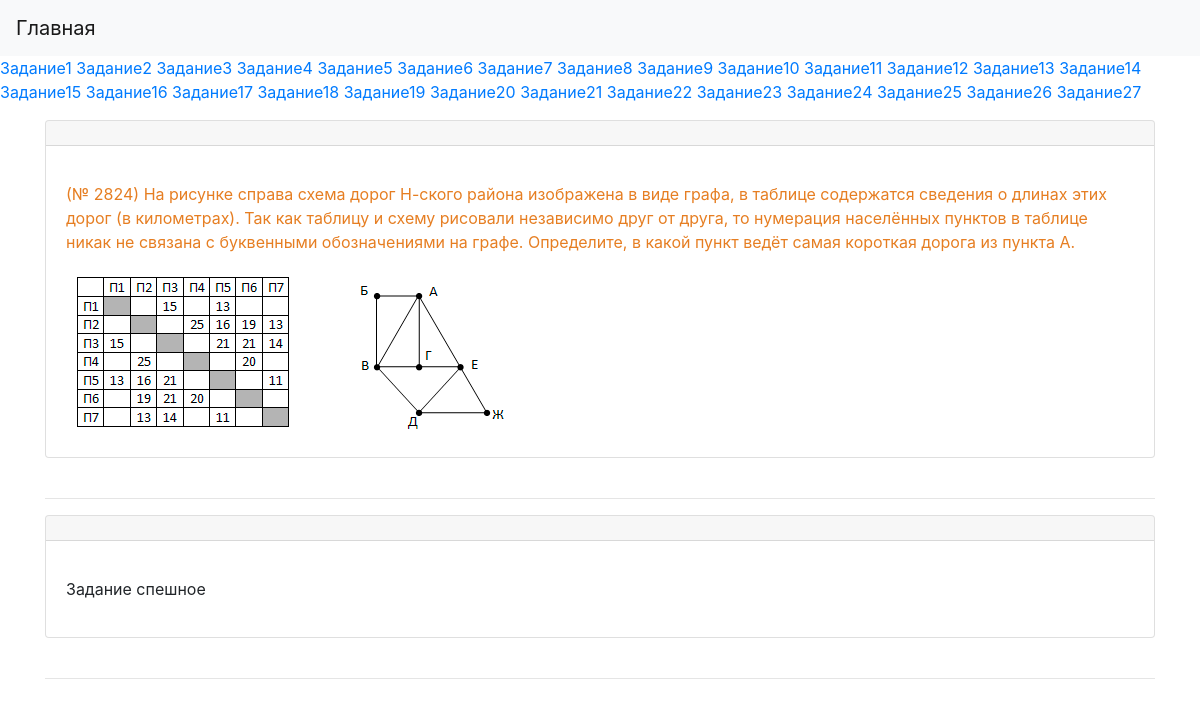
Page /task1/ on the earlier database version.
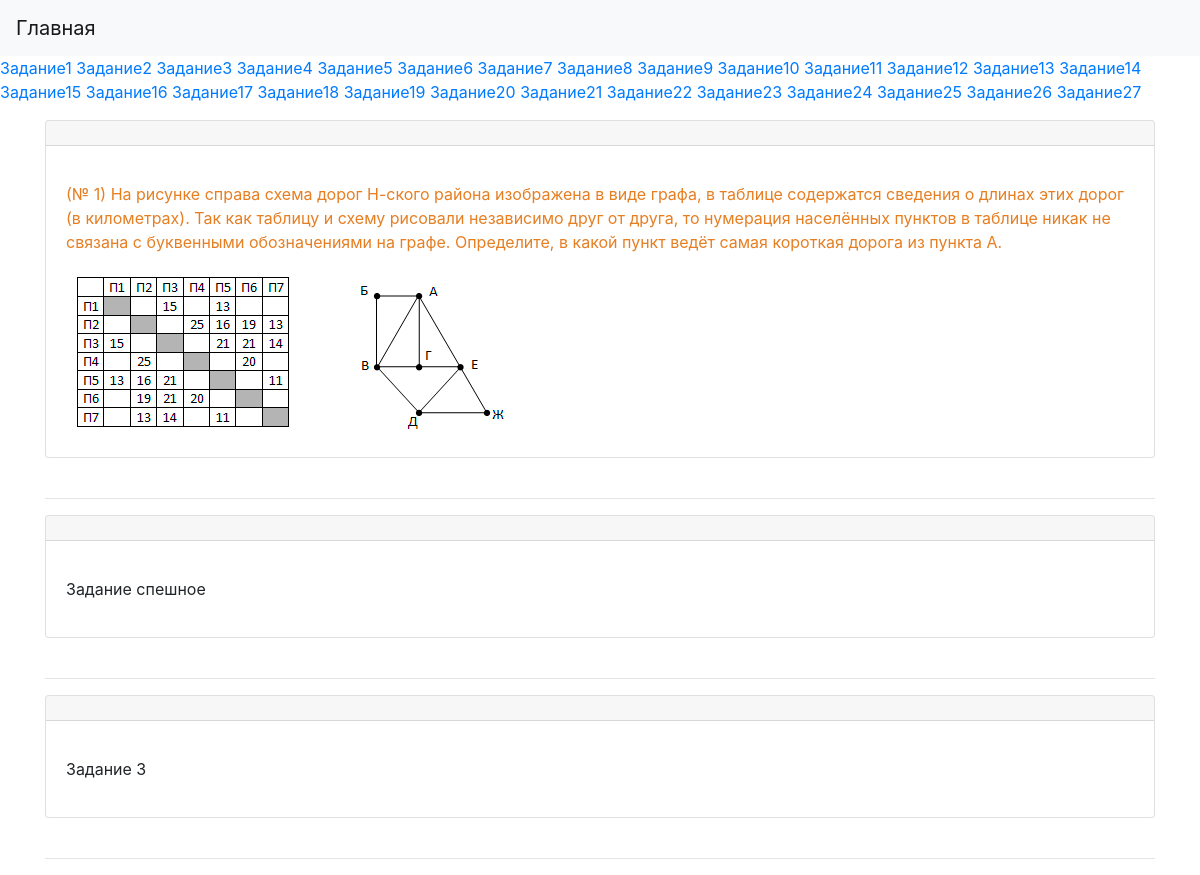
Same page on the later database version.
### generator/models.py (models this page shows)
class Task1(models.Model):
    title = models.CharField(max_length=100, default='Задание 1', blank=True)
    content = models.TextField(blank=True, verbose_name='Задание')
    photo = models.ImageField(upload_to='photos/%Y/%m/%d', blank=True, verbose_name='Фото к заданию')
    answer = models.TextField(verbose_name='Ответ', blank=True)
    file = models.FileField(upload_to='files/%Y/%m/%d', blank=True, verbose_name='Файл к заданию')
    def __str__(self):
        return self.content
    class Meta:
        verbose_name = 'Задание 1'
        verbose_name_plural = 'Задание 1'

### generator/views.py (the view)
# urls.py: path('task<int:num>/', get_task, name='get_task'),
def get_task(request, num):
    tasks = all_models[num].objects.all()
    all_tasks = {}
    counter = 0
    for i in tasks:
        counter += 1
        all_tasks[f"task{counter}"] = i
    print(all_tasks)
    context = {'tasks': all_tasks}
    return render(request, 'generator/task.html', context)

### generator/templates/generator/task.html (shortened to what this page needs)
{% extends 'base.html' %}
{% block content %}
{% for i, j in tasks.items %}
<div class="card">
        <div class="card-header">
        </div>
        <div class="card-body">
            <p>{{ j|safe }}</p>
            <div class="media">
                {% if j.photo %}
                <img src="{{ j.photo.url }}" alt="" class="float-left mr-3">
                {% endif %}
            </div>
        </div>
    </div>
<br>
<hr>
{% endfor %}
{% endblock %}

### templates/base.html (shortened to what this page needs)
<!doctype html>
<html lang="en">
<head>
    <link rel="stylesheet" href="https://cdn.jsdelivr.net/npm/bootstrap@4.4.1/dist/css/bootstrap.min.css"
>
</head>
<body>
    {% include 'inc/_nav.html' %}
    <div class="container mt-3">
        <div class="row">
            <div class="col-md-12">
                {% block content %}CONTENT{% endblock %}
            </div>
        </div>
    </div>
</body>
</html>

### templates/inc/_nav.html (shortened to what this page needs)
<nav class="navbar navbar-light bg-light">
  <a class="navbar-brand" href="{% url 'home' %}">
    Главная
  </a>
</nav>
<a class="sidebar-brand" href="{% url 'get_task' num=1 %}">
  Задание1
</a>
<a class="sidebar-brand" href="{% url 'get_task' num=2 %}">
  Задание2
</a><a class="sidebar-brand" href="{% url 'get_task' num=3 %}">
  Задание3
</a><a class="sidebar-brand" href="{% url 'get_task' num=4 %}">
  Задание4
</a><a class="sidebar-brand" href="{% url 'get_task' num=5 %}">
  Задание5
</a><a class="sidebar-brand" href="{% url 'get_task' num=6 %}">
  Задание6
</a><a class="sidebar-brand" href="{% url 'get_task' num=7 %}">
  Задание7
</a><a class="sidebar-brand" href="{% url 'get_task' num=8 %}">
  Задание8
</a><a class="sidebar-brand" href="{% url 'get_task' num=9 %}">
  Задание9
</a><a class="sidebar-brand" href="{% url 'get_task' num=10 %}">
  Задание10
</a><a class="sidebar-brand" href="{% url 'get_task' num=11 %}">
  Задание11
</a><a class="sidebar-brand" href="{% url 'get_task' num=12 %}">
  Задание12
</a><a class="sidebar-brand" href="{% url 'get_task' num=13 %}">
  Задание13
</a><a class="sidebar-brand" href="{% url 'get_task' num=14 %}">
  Задание14
</a><a class="sidebar-brand" href="{% url 'get_task' num=15 %}">
  Задание15
</a><a class="sidebar-brand" href="{% url 'get_task' num=16 %}">
  Задание16
</a><a class="sidebar-brand" href="{% url 'get_task' num=17 %}">
  Задание17
</a><a class="sidebar-brand" href="{% url 'get_task' num=18 %}">
  Задание18
</a><a class="sidebar-brand" href="{% url 'get_task' num=19 %}">
  Задание19
</a><a class="sidebar-brand" href="{% url 'get_task' num=20 %}">
  Задание20
</a><a class="sidebar-brand" href="{% url 'get_task' num=21 %}">
  Задание21
</a><a class="sidebar-brand" href="{% url 'get_task' num=22 %}">
  Задание22
</a><a class="sidebar-brand" href="{% url 'get_task' num=23 %}">
  Задание23
</a><a class="sidebar-brand" href="{% url 'get_task' num=24 %}">
  Задание24
</a><a class="sidebar-brand" href="{% url 'get_task' num=25 %}">
  Задание25
</a><a class="sidebar-brand" href="{% url 'get_task' num=26 %}">
  Задание26
</a><a class="sidebar-brand" href="{% url 'get_task' num=27 %}">
  Задание27
</a>

Differences in the rows shown:
changed Task1: content "(№ 2824) На рисунке справа схема…" → "(№ 1) На рисунке справа схема…"
added Task1: content "Задание 3"
